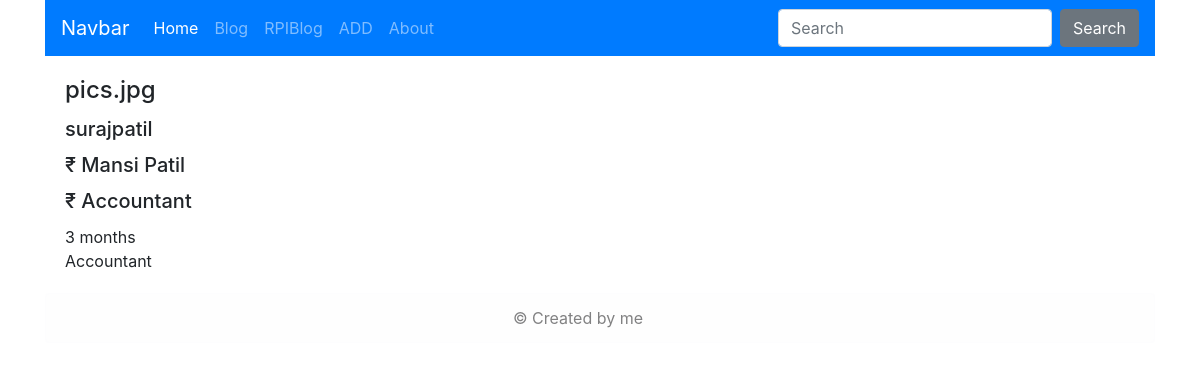
The app's page /serialblog/1/ with its own data.
### serialblog/models.py (models this page shows, shortened)
class Task(models.Model):
    name = models.CharField(max_length=100)
    description = models.TextField()
    image = models.ImageField(null=True,blank=True)
    user = models.ForeignKey(User, on_delete=models.CASCADE, default=1)
    dateCreated = models.DateTimeField('date created', auto_now_add=True)
    dateUpdated = models.DateTimeField('date updated', auto_now=True)

### serialblog/views.py (the view)
# urls.py: path("<int:id>/", detail_view )
def detail_view(request, id):
    a= get_object_or_404(Task, id=id)
    template_name='serialblog/detail.html'
    context= {'object_list':a}
    return render(request, template_name, context)

### serialblog/templates/serialblog/detail.html (shortened to what this page needs)
{% extends "layout/parent.html" %}
{% block menublock %}
{% load static %}
{% if object_list %}
    <div class="card-body">
        <h4 class="card-title">{{object_list.image}}</h4>
        <h5 class="card-title"> {{object_list.user}}</h5>
        <h5 class="card-title">₹ {{object_list.name}}</h5>
        <h5 class="card-title">₹ {{object_list.description}}</h5>
    <p class="card-text">{{object_list.dateCreated|timesince}}<br/>{{object_list.description|truncatewords:15}}</p>
{% endif %}
    </div>
{% endblock %}

### records on screen
Task: image "pics.jpg", user "surajpatil", name "Mansi Patil", description "Accountant", dateCreated "3 months"
